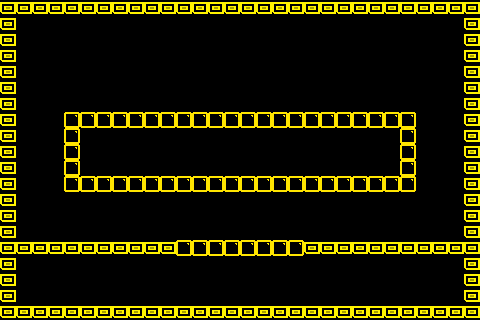

A level layout from a 2D game, rendered from its tile map. Below: a short description, then the map file with tile-grid data replaced by summaries:
An orthogonal 30x20 tile map with 16x16 px tiles, 2 tile layers (bricks, solidbricks), 4 tilesets and 14 objects (6x PowerUpSpawnPoint, 3x StarInGameCurrency, TimeBomb, SpawnPoint, hidgonSpawnPoint, ...).

<map version="1.0" orientation="orthogonal" width="30" height="20" tilewidth="16" tileheight="16">
 <tileset firstgid="1" name="TileSetTemplate" tilewidth="16" tileheight="16">
  <image source="TileSetTemplate.png" width="64" height="64" />
 </tileset>
 <tileset firstgid="17" name="TileSetTemplateSolid" tilewidth="16" tileheight="16">
  <image source="TileSetTemplateSolid.png" width="64" height="64" />
 </tileset>
 <tileset firstgid="33" name="Tile L" tilewidth="16" tileheight="16">
  <image source="Tile L.png" width="16" height="16" />
 </tileset>
 <tileset firstgid="34" name="Tile 3 Yellow" tilewidth="16" tileheight="16">
  <image source="Tile 3 Yellow.png" width="16" height="16" />
 </tileset>
 <layer name="bricks" width="30" height="20">
  <data>[600 cells, 58 non-empty, 1 distinct tile ids]</data>
 </layer>
 <layer name="solidbricks" width="30" height="20">
  <data>[600 cells, 116 non-empty, 1 distinct tile ids]</data>
 </layer>
 <objectgroup name="Objects" width="30" height="20">
  <object x="441" y="107" height="1" />
  <object name="TimeBomb" x="249" y="154">
   <properties>
    <property name="TimeBomb" value="1" />
   </properties>
  </object>
  <object name="StarInGameCurrency" x="97" y="149">
   <properties>
    <property name="StarInGameCurrency" value="1" />
   </properties>
  </object>
  <object name="StarInGameCurrency" x="386" y="149">
   <properties>
    <property name="StarInGameCurrency" value="1" />
   </properties>
  </object>
  <object name="PowerUpSpawnPoint" x="34" y="110">
   <properties>
    <property name="PowerUpSpawnPoint" value="0" />
   </properties>
  </object>
  <object name="PowerUpSpawnPoint" x="34" y="96">
   <properties>
    <property name="PowerUpSpawnPoint" value="1" />
   </properties>
  </object>
  <object name="PowerUpSpawnPoint" x="34" y="80">
   <properties>
    <property name="PowerUpSpawnPoint" value="2" />
   </properties>
  </object>
  <object name="PowerUpSpawnPoint" x="446" y="116">
   <properties>
    <property name="PowerUpSpawnPoint" value="3" />
   </properties>
  </object>
  <object name="PowerUpSpawnPoint" x="445" y="99">
   <properties>
    <property name="PowerUpSpawnPoint" value="4" />
   </properties>
  </object>
  <object name="PowerUpSpawnPoint" x="446" y="78">
   <properties>
    <property name="PowerUpSpawnPoint" value="5" />
   </properties>
  </object>
  <object name="SpawnPoint" x="46" y="284">
   <properties>
    <property name="SpawnPoint" value="1" />
   </properties>
  </object>
  <object name="hidgonSpawnPoint" x="241" y="99">
   <properties>
    <property name="hidgonSpawnPoint" value="1" />
   </properties>
  </object>
  <object name="StarInGameCurrency" x="441" y="282">
   <properties>
    <property name="StarInGameCurrency" value="1" />
   </properties>
  </object>
  <object name="ExitDoor" x="248" y="209">
   <properties>
    <property name="ExitDoor" value="1" />
   </properties>
  </object>
 </objectgroup>
</map>
